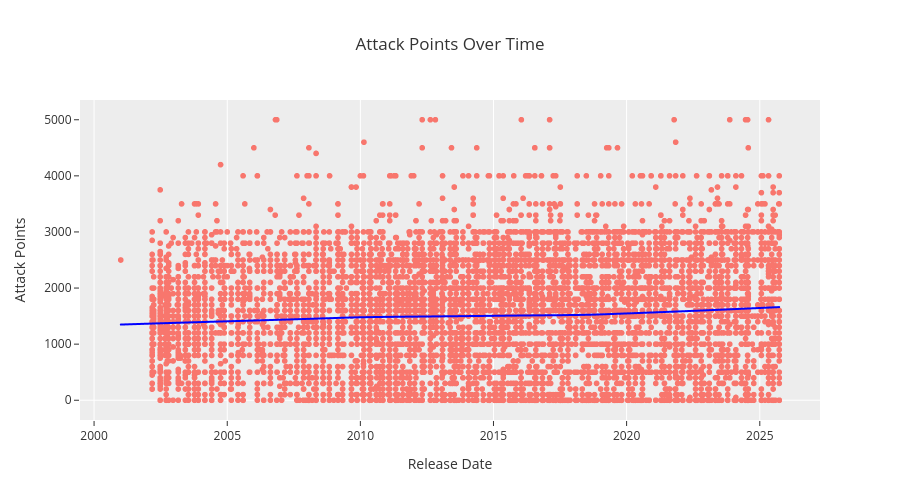

Source (notebook cell):
### Code cell
# Plot atk and def points over Date
fig = px.scatter(
    atk_def_data,
    x='tcg_date_dt',
    y='atk',
    title='Attack Points Over Time',
    height=500,
    template='ggplot2',
    trendline='lowess',
    # Make the lowess line standout more
    trendline_color_override='blue',
    labels={'tcg_date_dt': 'Release Date', 'atk': 'Attack Points'}
)
fig.update_yaxes(showgrid=False)
fig.update_layout(xaxis_title='Release Date', yaxis_title='Attack Points')
fig.show()

### Figure 1 — Plotly figure (JSON) as saved in the notebook; plotly's stock layout.template omitted (floating-point values rounded to 4 significant figures; data arrays with more than 128 entries replaced by an {"elided": "..."} marker saying what was removed)
{"data": [{"hovertemplate": "Release Date=%{x}<br>Attack Points=%{y}<extra></extra>", "legendgroup": "", "marker": {"color": "#F8766D", "symbol": "circle"}, "mode": "markers", "name": "", "showlegend": false, "type": "scattergl", "x": {"elided": "8161 str values"}, "xaxis": "x", "y": {"elided": "8161 float values"}, "yaxis": "y"}, {"hovertemplate": "<b>LOWESS trendline</b><br><br>Release Date=%{x}<br>Attack Points=%{y} <b>(trend)</b><extra></extra>", "legendgroup": "", "line": {"color": "blue"}, "marker": {"color": "#F8766D", "symbol": "circle"}, "mode": "lines", "name": "", "showlegend": false, "type": "scattergl", "x": {"elided": "8161 str values"}, "xaxis": "x", "y": {"elided": "8161 float values"}, "yaxis": "y"}], "layout": {"height": 500, "legend": {"tracegroupgap": 0}, "title": {"text": "Attack Points Over Time"}, "xaxis": {"anchor": "y", "domain": [0, 1], "title": {"text": "Release Date"}}, "yaxis": {"anchor": "x", "domain": [0, 1], "showgrid": false, "title": {"text": "Attack Points"}}}}
